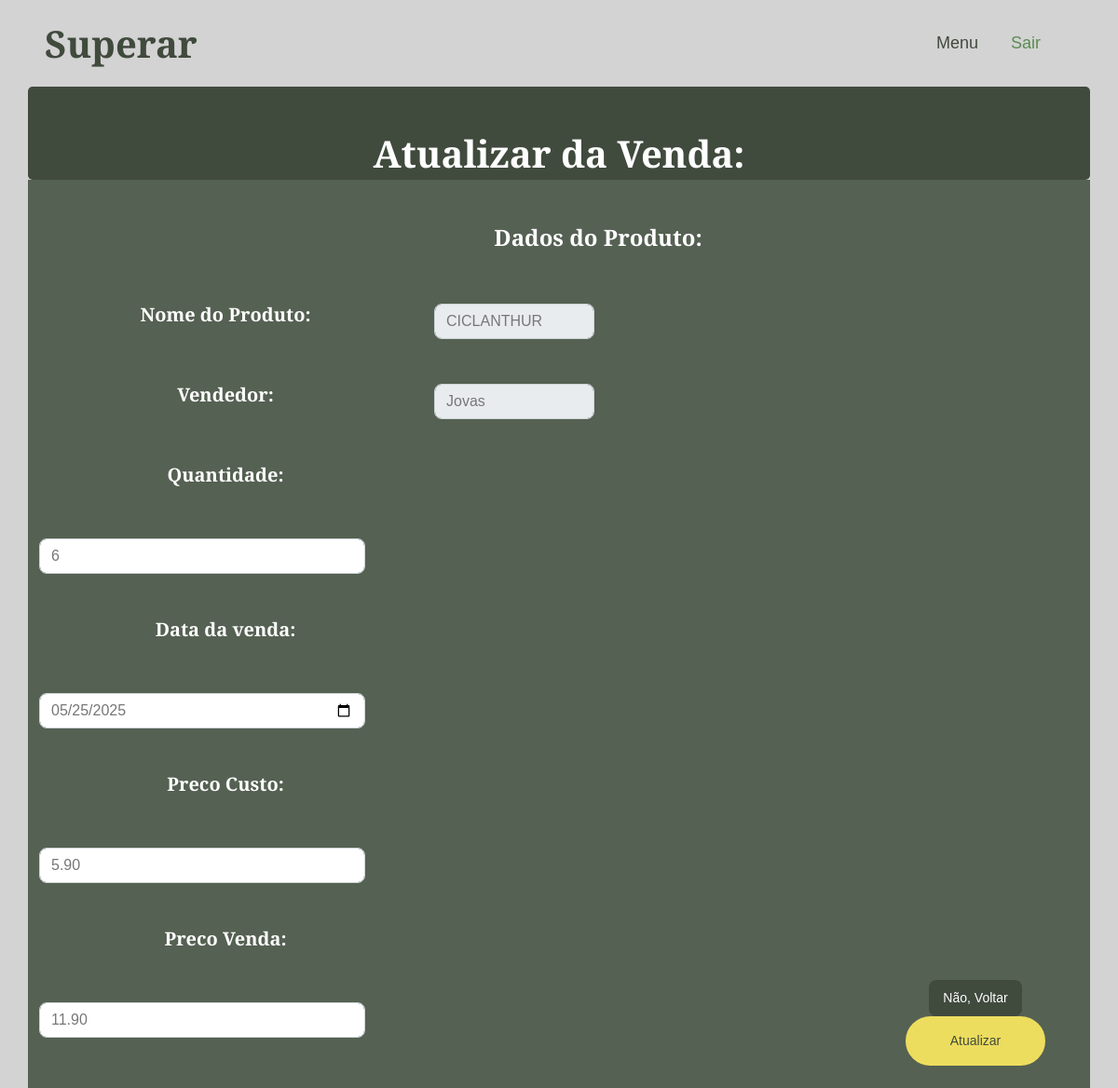
The page /vendaupdate.php (signed in) on the database as committed earlier.
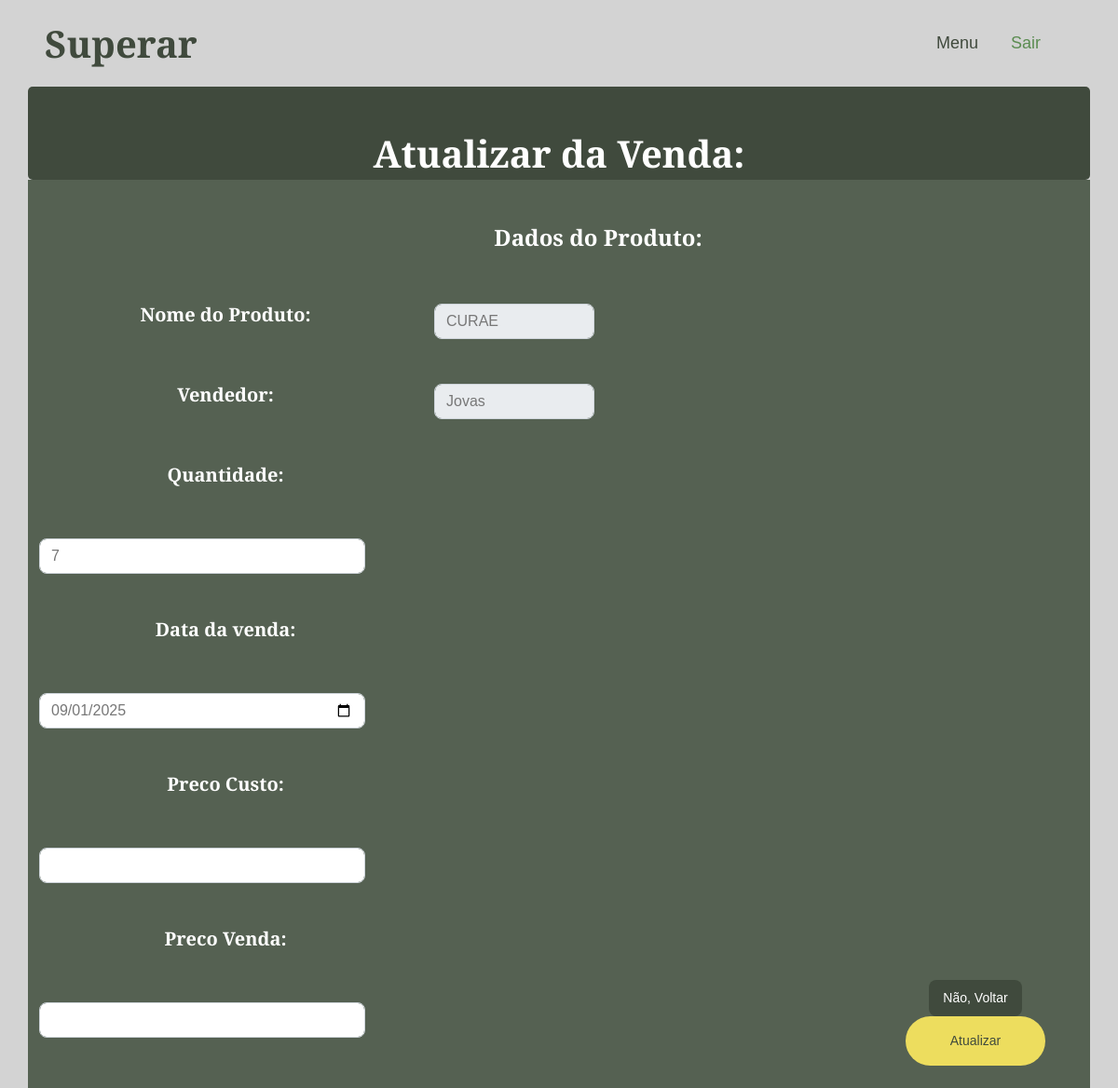
The same page on the database as committed later.
### tables this page shows
CREATE TABLE `venda` (
  `id` int(11) NOT NULL,
  `idproduto` int(11) DEFAULT NULL,
  `idvendedor` int(11) DEFAULT NULL,
  `idcliente` int(11) NOT NULL,
  `quantidade` int(11) NOT NULL,
  `datavenda` date DEFAULT NULL,
  `preco` decimal(10,2) NOT NULL,
  `valortotal` decimal(10,2) GENERATED ALWAYS AS (`quantidade` * `preco`) STORED,
  `precocusto` decimal(10,2) NOT NULL
);

CREATE TABLE `produto` (
  `id` int(11) NOT NULL,
  `nome` varchar(255) NOT NULL,
  `preco` decimal(10,2) NOT NULL,
  `comissao` decimal(5,2) DEFAULT NULL,
  `estoque` int(11) DEFAULT NULL,
  `precocusto` decimal(10,2) DEFAULT NULL,
  `precovenda` decimal(10,2) DEFAULT NULL
);

### vendaupdate.php (the view, shortened to what the changed rows need)
<?php
include('connect.php');
$sql = 'select v.id id, p.id idp, p.nome produto, ve.id idv, ve.nome vendedor,
        p.precocusto, p.precovenda, v.quantidade, v.datavenda,
        p.precovenda * v.quantidade as valortotal
        from venda v
        inner join produto p
        on p.id = v.idproduto
        inner join vendedor ve
        on ve.id = v.idvendedor';
$result = mysqli_query($con, $sql);
$row = mysqli_fetch_assoc($result);
$quantidade = $row['quantidade'];
$datavenda = $row['datavenda'];
$precocusto = $row['precocusto'];
$precovenda = $row['precovenda'];
$idproduto =  $row['idp'];
?>
<!DOCTYPE html>
<html lang="pt-BR">
<head>
    <link href="https://cdnjs.cloudflare.com/ajax/libs/font-awesome/5.10.0/css/all.min.css" rel="stylesheet">
    <link href="https://cdn.jsdelivr.net/npm/bootstrap-icons@1.4.1/font/bootstrap-icons.css" rel="stylesheet">
    <link href="lib/animate/animate.min.css" rel="stylesheet">
    <link href="lib/owlcarousel/assets/owl.carousel.min.css" rel="stylesheet">
    <link href="lib/lightbox/css/lightbox.min.css" rel="stylesheet">
    <link href="css/bootstrap.min.css" rel="stylesheet">
    <link href="css/style.css" rel="stylesheet">
</head>
<body>
    <nav class="navbar navbar-expand-lg  navbar-light sticky-top px-4 px-lg-5">
        <h1 class="m-0">Superar</h1>
    </nav>
    <div class="text-center mx-auto wow fadeInUp" data-wow-delay="0.1s">
        <div class="container" style="background-color: #404A3D; width: 2000px; height: 100px; border-radius: 5px;">
            <div class="container text-center py-5" style="height: 100px; color: black;">
                <h2 style="color: rgb(255, 255, 255); font-size: 2.5rem;">Atualizar da Venda:</h2>
            </div>
        </div>
        <div class="container" style="background-color: #556152;">
            <form method="post">
                <div class="row" style="background-color: #556152;">
                    <div class="col" style="margin-right: 520px;"> <br><br>
                        <?php
                        $sqll = 'select * from produto order by id';
                        $result = mysqli_query($con, $sqll);
                        if ($result) {
                            echo '<select  name="idproduto" class="form-control">';
                            while ($row = mysqli_fetch_assoc($result)) {
                                if ($idproduto == $row['id']) {
                                    echo '<option value="' . $row['id'] . '" selected>' .
                                        $row['nome'] . '</option>';
                                } else {
                                    echo '<option value="' . $row['id'] . '" >' .
                                        $row['nome'] . '</option>';
                                }
                            }
                            echo '</select>';
                        }
                        ?>
                    </div>
                    <div class="col" style="margin-right: 520px;"> <br><br>
                        <input type="text" class="form-control" name="quantidade" id="quantidade" value="<?php echo $quantidade; ?>" required style="width: 350px;">
                    </div>
                    <div class="col" style="margin-right: 520px;"> <br><br>
                        <input type="date" class="form-control" name="datavenda" id="datavenda" value="<?php echo $datavenda; ?>" required style="width: 350px;">
                    </div>
                    <div class="col" style="margin-right: 520px;"> <br><br>
                        <input type="number" class="form-control" name="precocusto" id="precocusto" value="<?php echo $precocusto; ?>" required style="width: 350px;">
                    </div>
                    <div class="col" style="margin-right: 520px;"> <br><br>
                        <input type="number" class="form-control" name="precovenda" id="precovenda" value="<?php echo $precovenda; ?>" required style="width: 350px;">
                    </div>
            </form>
        </div>
    </div>
</body>
</html>

Rows that differ between the two databases and show on the page:
removed venda: quantidade "6", datavenda "05/25/2025"
no longer on this page (row unchanged): produto: precocusto "5.90", precovenda "11.90"
now on this page (row unchanged): venda: quantidade "7", datavenda "09/01/2025"
Other text that changed with them:
form field idproduto: "CICLANTHUR" → "CURAE"
